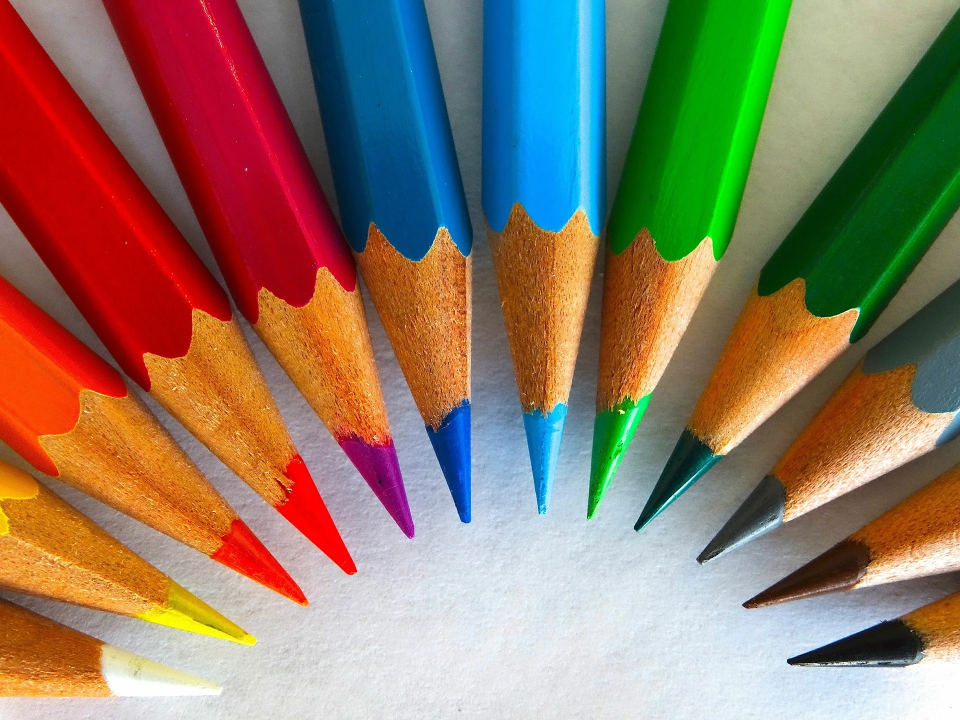
#> input picture 0617/images/pencils.jpg, 1920 x 1440 px (shown at 1/2 size)
$ python 'test17_imageCalc(이미지 연산).py'
#> lines starting #> are read from the running program, lines starting #| are printed output that depends on the picture
import cv2
import numpy as np

src = cv2.imread("./images/pencils.jpg")
#> src is the input picture: shape (1440, 1920, 3); mean B, G, R 100.9, 121.1, 141.8
number1 = np.ones_like(src) * 127
number2 = np.ones_like(src) * 2

add = cv2.add(src, number1)
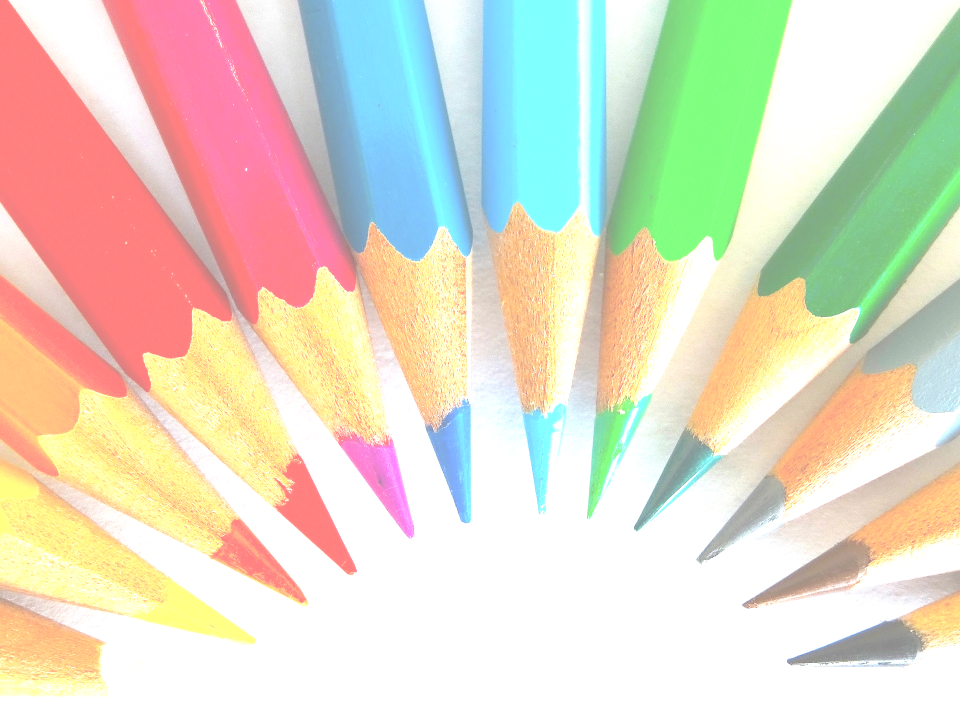
#> add: shape (1440, 1920, 3) (shown at 1/2 size); mean B, G, R 200, 219.5, 225.7
sub = cv2.subtract(src, number1)
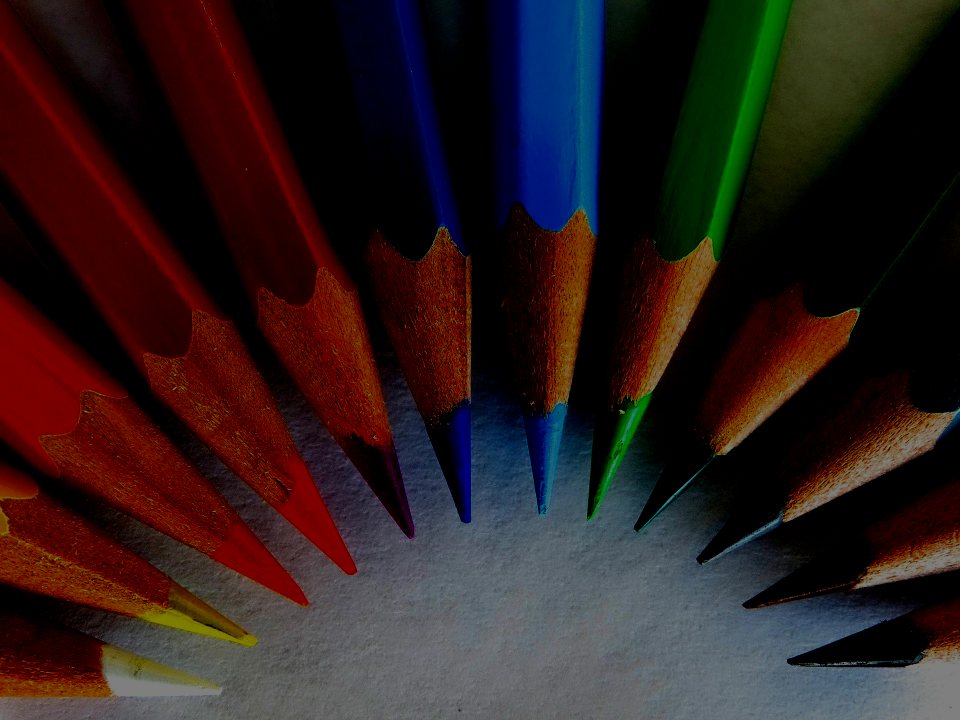
#> sub: shape (1440, 1920, 3) (shown at 1/2 size); mean B, G, R 28.3, 29.1, 43.7
mul = cv2.multiply(src, number2)
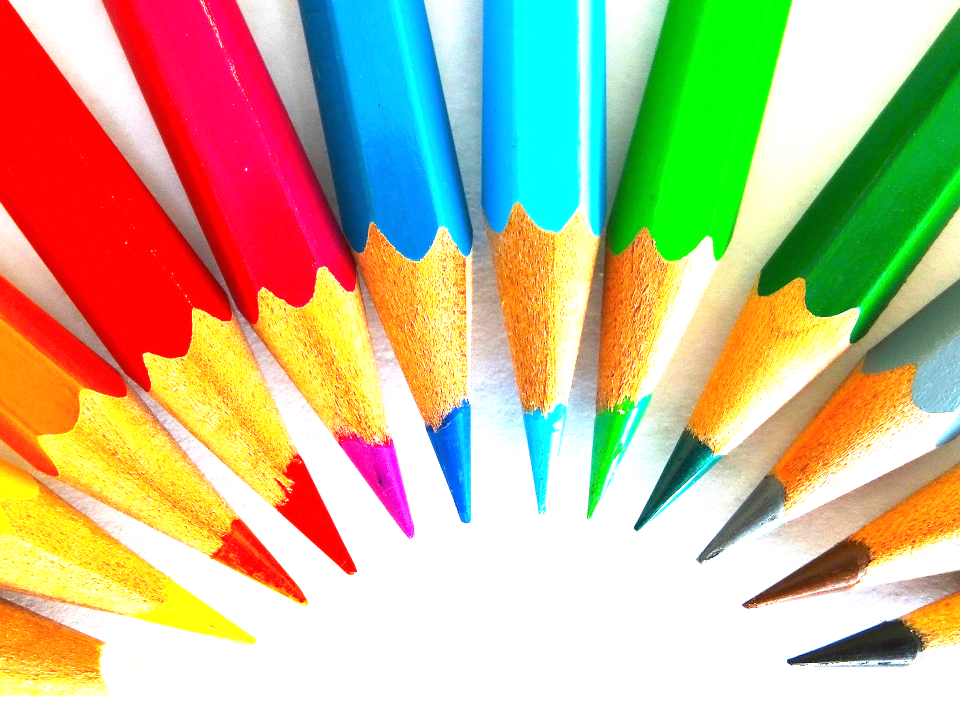
#> mul: shape (1440, 1920, 3) (shown at 1/2 size); mean B, G, R 145.5, 184.6, 196.8
div = cv2.divide(src, number2)
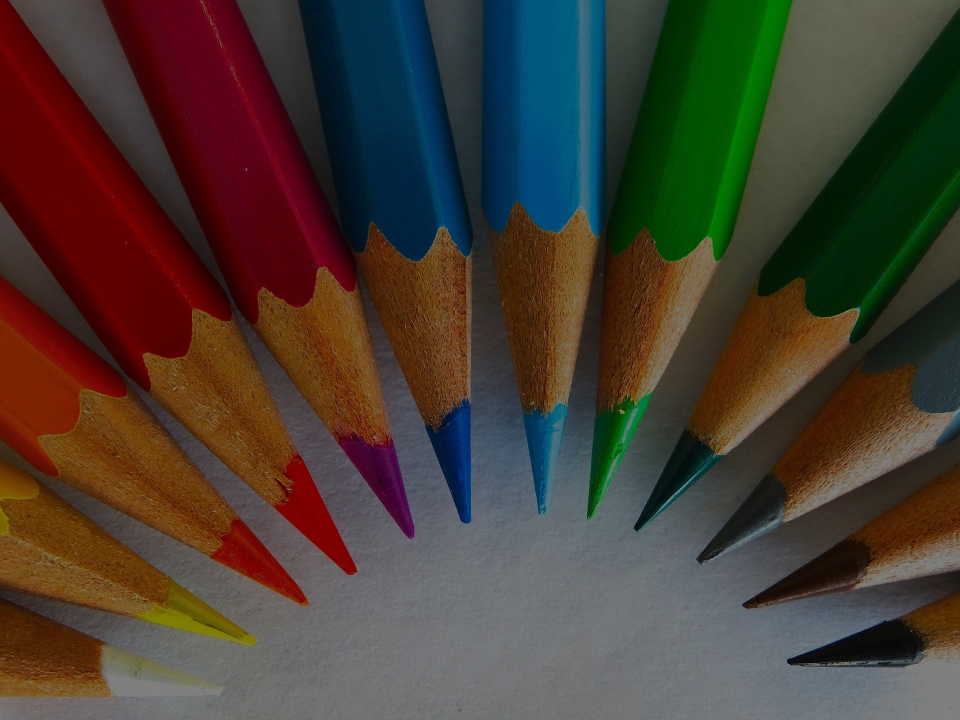
#> div: shape (1440, 1920, 3) (shown at 1/2 size); mean B, G, R 50.4, 60.5, 70.9

src = np.concatenate((src,src,src,src) , axis= 1)
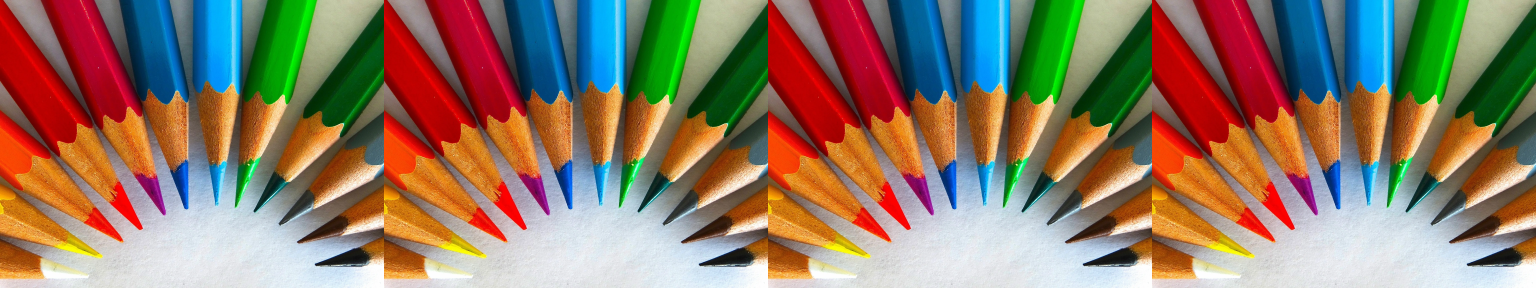
#> src: shape (1440, 7680, 3) (shown at 1/5 size); mean B, G, R 100.9, 121.1, 141.8
number = np.concatenate((number1,number1,number1,number1), axis=1)
dst = np.concatenate((add,sub,mul,div), axis=1)
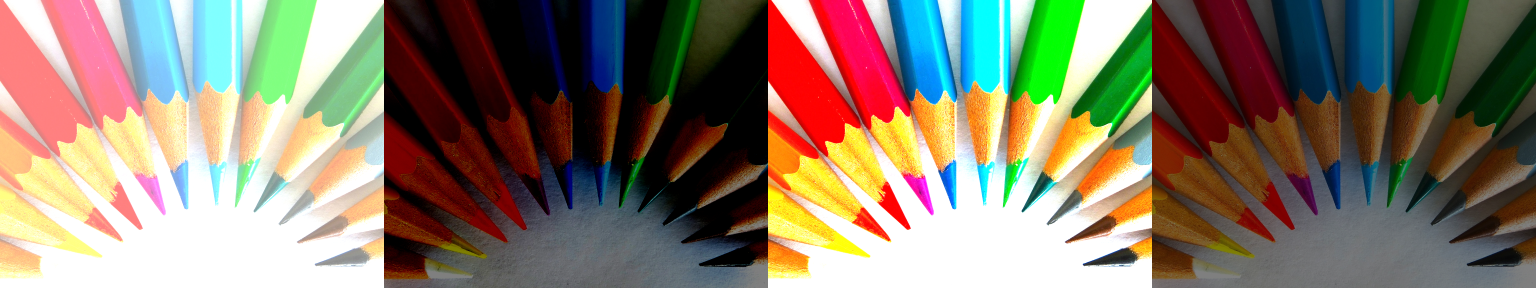
#> dst: shape (1440, 7680, 3) (shown at 1/5 size); mean B, G, R 106.1, 123.4, 134.3


dst = np.concatenate((src, number, dst), axis = 0)
dst_re = cv2.resize(dst, dsize=(0,0), fx = 0.2 , fy = 0.2, interpolation=cv2.INTER_LINEAR)
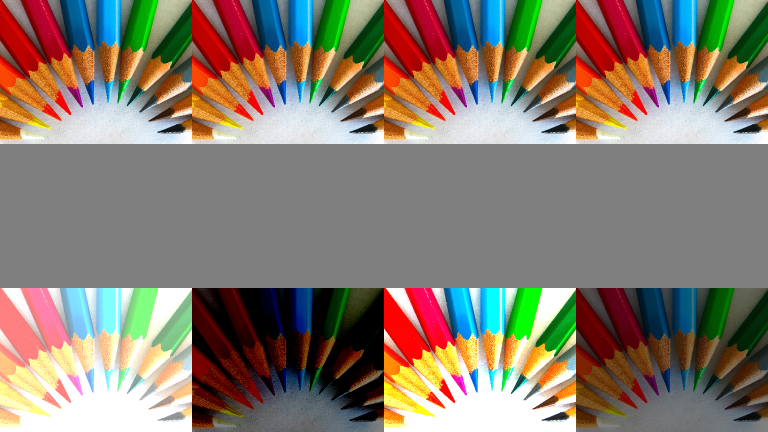
#> dst_re: shape (864, 1536, 3) (shown at 1/2 size); mean of channels 0, 1, 2 111.3, 123.9, 134.3; drawn as B, G, R
cv2.imshow("dst", dst_re)
cv2.waitKey(0)
cv2.destroyAllWindows()

$ run again, with 0617/images/Billiard.jpg copied over 0617/images/pencils.jpg
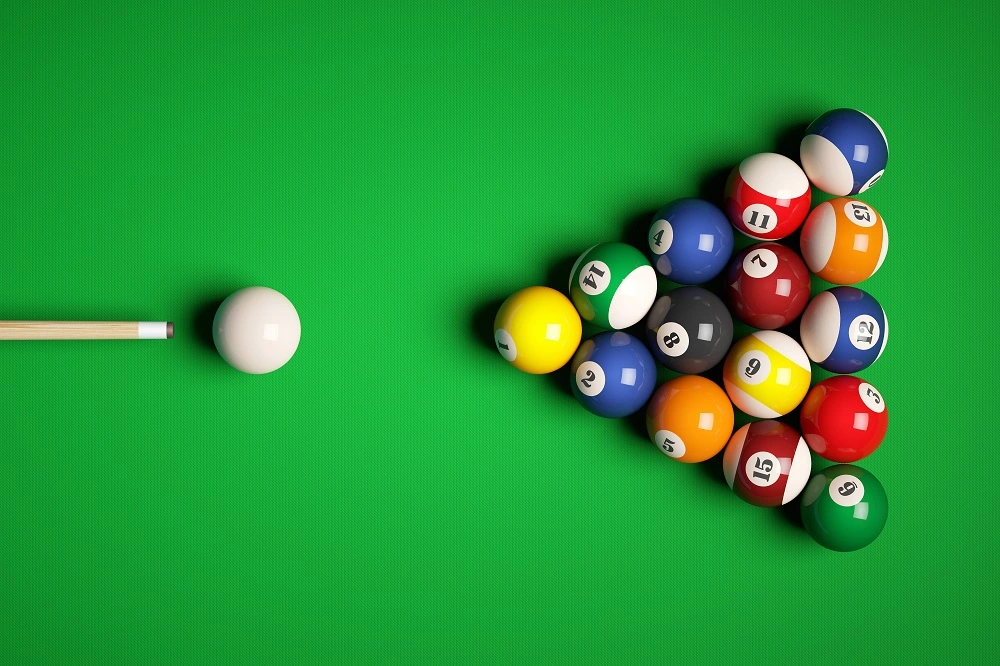
#> input picture 0617/images/Billiard.jpg, 1000 x 666 px
#> src is the input picture: shape (666, 1000, 3); mean B, G, R 57.3, 151.7, 40
#> src: shape (666, 4000, 3)
#> `dst = np.concatenate((add,sub,mul,div), axis=1)`:
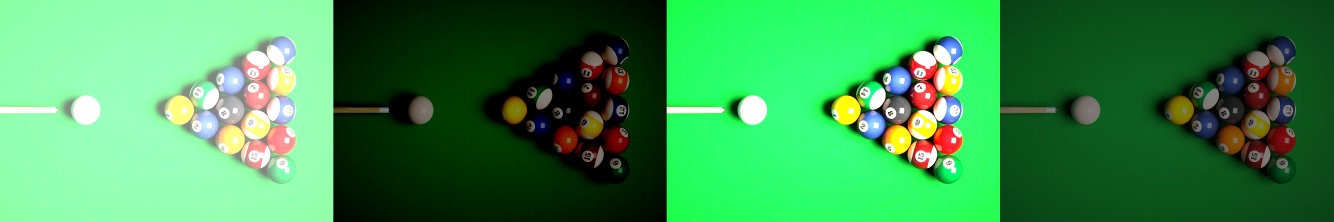
#> dst: shape (666, 4000, 3) (shown at 1/3 size); mean B, G, R 80.2, 148.3, 62.9
#> `dst_re = cv2.resize(dst, dsize=(0,0), fx = 0.2 , fy = 0.2, interpolati..`:
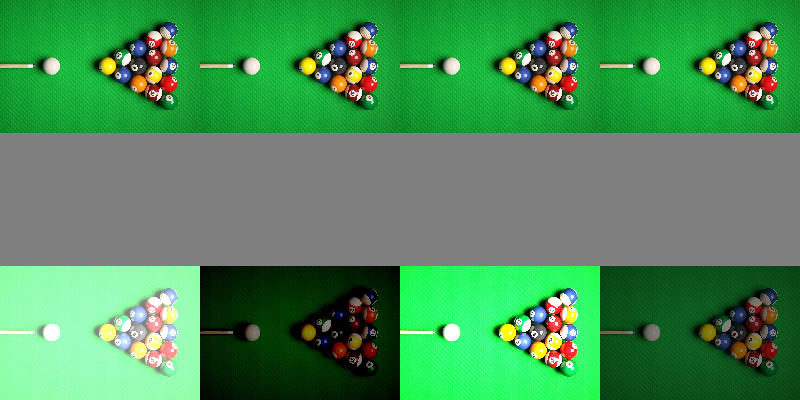
#> dst_re: shape (400, 800, 3); mean B, G, R 88.1, 142.3, 76.5
